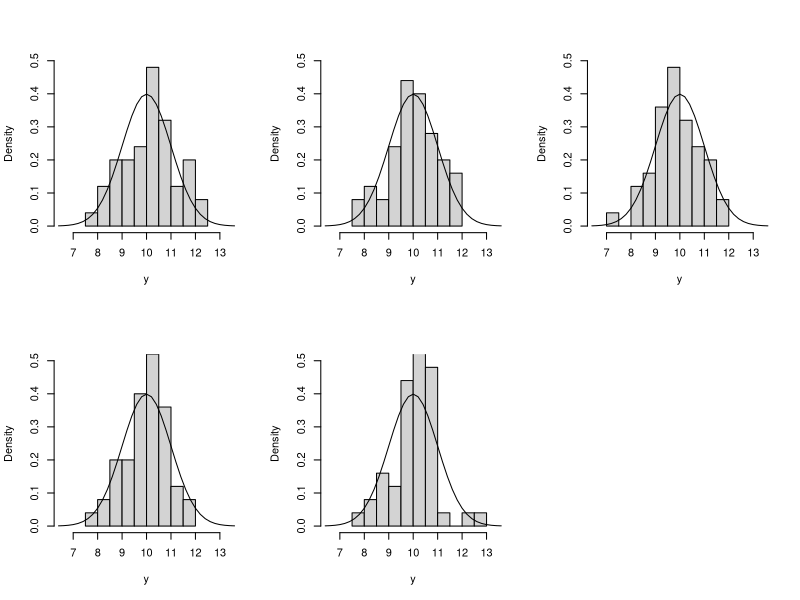

Reproduce this figure in R.
set.seed (21)
# Use to reproduce the data in the figure
par(mfrow=c(2,3))
x <- pretty(c(6.5,13.5), 40)
for(i in 1:5){
	y <- rnorm(50, mean=10, sd=1)
	hist(y, prob=TRUE, xlim=c(6.5,13.5), ylim=c(0,0.5),main="")
	lines(x, dnorm(x,10,1))
}
par(mfrow=c(1,1))
